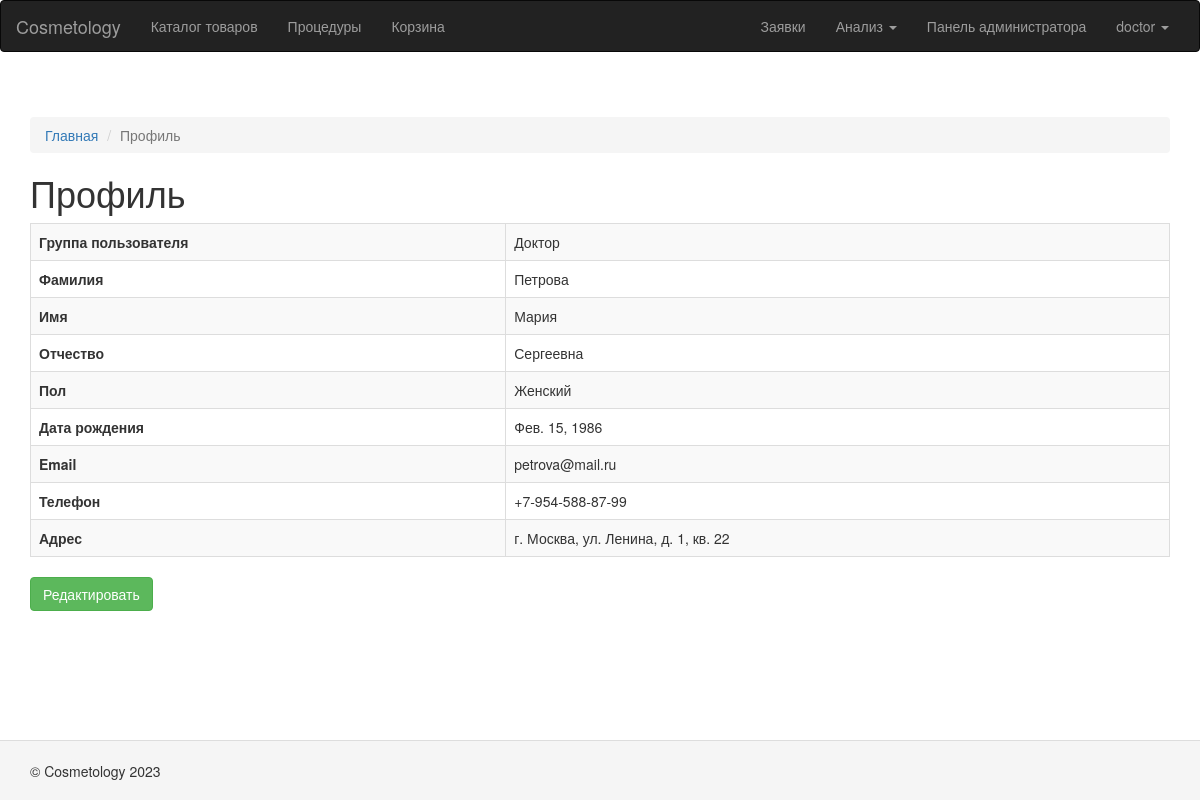
/user_profile/ (signed in), run on the app's committed database.
### website/models.py (models this page shows, shortened)
class User(AbstractUser):
    db_table = 'auth_user'
    middle_name = models.CharField("Отчество", "middle_name", max_length=50, null=True, blank=True)
    """Отчество"""
    gender = models.ForeignKey('Gender', on_delete=models.SET_NULL, verbose_name="Пол",
                                  null=True, blank=True)
    """Тип пользователя"""
    birthday = models.DateField("Дата рождения", "birthday", null=True, blank=True)
    """Дата рождения"""
    description = models.TextField("Примечание", "description", null=True, blank=True)
    """Примечание"""
    phone = models.CharField("Телефон", "phone", max_length=255, null=True, blank=True)
    """Номер телефона заявителя"""
    address = models.CharField("Адрес", "address", max_length=255, null=True, blank=True)
    """Адрес"""
    user_type = models.ForeignKey('UserType', on_delete=models.SET_NULL, verbose_name="Тип пользователя",
                                  null=True, blank=True)
    """Тип пользователя"""
    report_date_1 = models.DateField("Начало периода", "report_date_1", null=True, blank=True)
    """Начало периода"""
    report_date_2 = models.DateField("Окончание периода", "report_date_2", null=True, blank=True)
    """"Окончание периода"""
    def groups_str(self):
        result = None
        for item in self.groups.all():
            if result is not None:
                result += ", "
            else:
                result = ""
            result += item.name
        return result
    groups_str.short_description = "Группы"
    groups_str.allow_tags = True
    def in_group_by_id (self, group_id):
        return self.groups.filter(id=group_id).exists()
    def is_client (self):
        return self.in_group_by_id(4)
    class Meta:
        verbose_name = "Пользователь"
        verbose_name_plural = "Пользователи"

class Gender(models.Model):
    title = models.CharField("Название", max_length=255)
    """Название"""
    def __str__(self):
        return self.title
    class Meta:
        verbose_name = "Пол"
        verbose_name_plural = "Пол"

### website/views.py (the view)
# urls.py: path('user_profile/', UserProfileDetailView.as_view(), name='user-profile-detail'),
class UserProfileDetailView(TemplateView, LoginRequiredMixin):
    title = 'Профиль'
    template_name = 'user_profile/detail.html'
    def get_context_data(self, *args, **kwargs):
        context = super(UserProfileDetailView, self).get_context_data(*args, **kwargs)
        context['model'] = self.request.user
        return context

### project/current_user.py (called while the page is built)
    def __call__(self, request):
        _user.value = request.user
        return self.get_response(request)

### templates/user_profile/detail.html (shortened to what this page needs)
{% extends 'base.html' %}
{% load static %}
{% load crispy_forms_tags %}
{% block breadcrumbs %}
    <ol class="breadcrumb">
        <li><a href="{% url "home" %}">Главная</a></li>
        <li class="active">{{ view.title }}</li>
    </ol>
{% endblock breadcrumbs %}
{% block content %}
    <h1>{{ view.title }}</h1>
    <table id="w0" class="table table-striped table-bordered detail-view">
        <tr>
            <th>Группа пользователя</th>
            <td>{{ model.groups_str }}</td>
        </tr>
        <tr>
            <th>Фамилия</th>
            <td>{{ model.last_name }}</td>
        </tr>
        <tr>
            <th>Имя</th>
            <td>{{ model.first_name }}</td>
        </tr>
        <tr>
            <th>Отчество</th>
            <td>{{ model.middle_name }}</td>
        </tr>
        <tr>
            <th>Пол</th>
            <td>{{ model.gender }}</td>
        </tr>
        <tr>
            <th>Дата рождения</th>
            <td>{{ model.birthday }}</td>
        </tr>
        <tr>
            <th>Email</th>
            <td>{{ model.email }}</td>
        </tr>
        <tr>
            <th>Телефон</th>
            <td>{{ model.phone }}</td>
        </tr>
        <tr>
            <th>Адрес</th>
            <td>{{ model.address }}</td>
        </tr>
    </table>
    <p>
        <a href="{% url "user-profile-update" %}" class="btn btn-success">Редактировать</a>
    </p>
{% endblock content %}

### templates/base.html (shortened to what this page needs)
<!DOCTYPE html>
{% load static %}
<html>
<head>
    {% load bootstrap3 %}
    {% bootstrap_css %}
    <link href="{% static "css/site.css" %}" rel="stylesheet"/>
</head>
<body>
<div class="wrap">
    <nav id="w2" class="navbar navbar-inverse">
        <div class="container-fluid">
            <div class="navbar-header">
                <a class="navbar-brand" href="{% url "home" %}">Cosmetology</a>
            </div>
            <div id="w2-collapse" class="collapse navbar-collapse">
                <ul id="w3" class="navbar-nav nav">
                    <li><a href="{% url "catalog-list" %}" tabindex="-1">Каталог товаров</a></li>
                    <li><a href="{% url "procedure-list" %}" tabindex="-1">Процедуры</a></li>
                    <li><a href="{% url "basket-list" %}" tabindex="-1">Корзина</a></li>
                </ul>
                <ul id="w3" class="navbar-nav nav navbar-right">
                    {% if request.user.is_authenticated %}
                        <li><a href="{% url "request-list" %}" tabindex="-1">Заявки</a></li>
                        {% if not request.user.is_client %}
                            <li class="dropdown"><a class="dropdown-toggle" href="#" data-toggle="dropdown">Анализ
                                <span class="caret"></span></a>
                            </li>
                            <li><a href="/admin">Панель администратора</a></li>
                        {% endif %}
                        <li class="dropdown"><a class="dropdown-toggle" href="#"
                                                data-toggle="dropdown">{{ request.user.username }}
                            <span class="caret"></span></a>
                        </li>
                    {% else %}
                        <li><a href="{% url "login" %}">Вход</a></li>
                    {% endif %}
                </ul>
            </div>
        </div>
    </nav>
    <br>
    <div class="container">
        {% block breadcrumbs %}
        {% endblock breadcrumbs %}
        {% block content %}
        {% endblock content %}
    </div>
</div>
<footer class="footer">
    <div class="container">
        <p class="pull-left">© Cosmetology 2023</p>
    </div>
</footer>
</body>
</html>

### static/css/site.css (style rules this page uses)
html, body { height: 100%; }
p { text-align:justify; }
.wrap { min-height:100%; height: auto; margin: 0 auto -60px; padding: 0 0 60px; }
.wrap > .container { padding: 25px 15px 20px; }
.footer { height: 60px; background-color: #f5f5f5; border-top: 1px solid #ddd; padding-top: 20px; }

### data on the page
User: user.username "doctor", groups_str "Доктор", last_name "Петрова", first_name "Мария", middle_name "Сергеевна", gender "Женский", birthday "Фев. 15, 1986", email "petrova@mail.ru", phone "+7-954-588-87-99", address "г. Москва, ул. Ленина, д. 1, кв. 22"

### other printed values
{{ view.title }} "Профиль"
